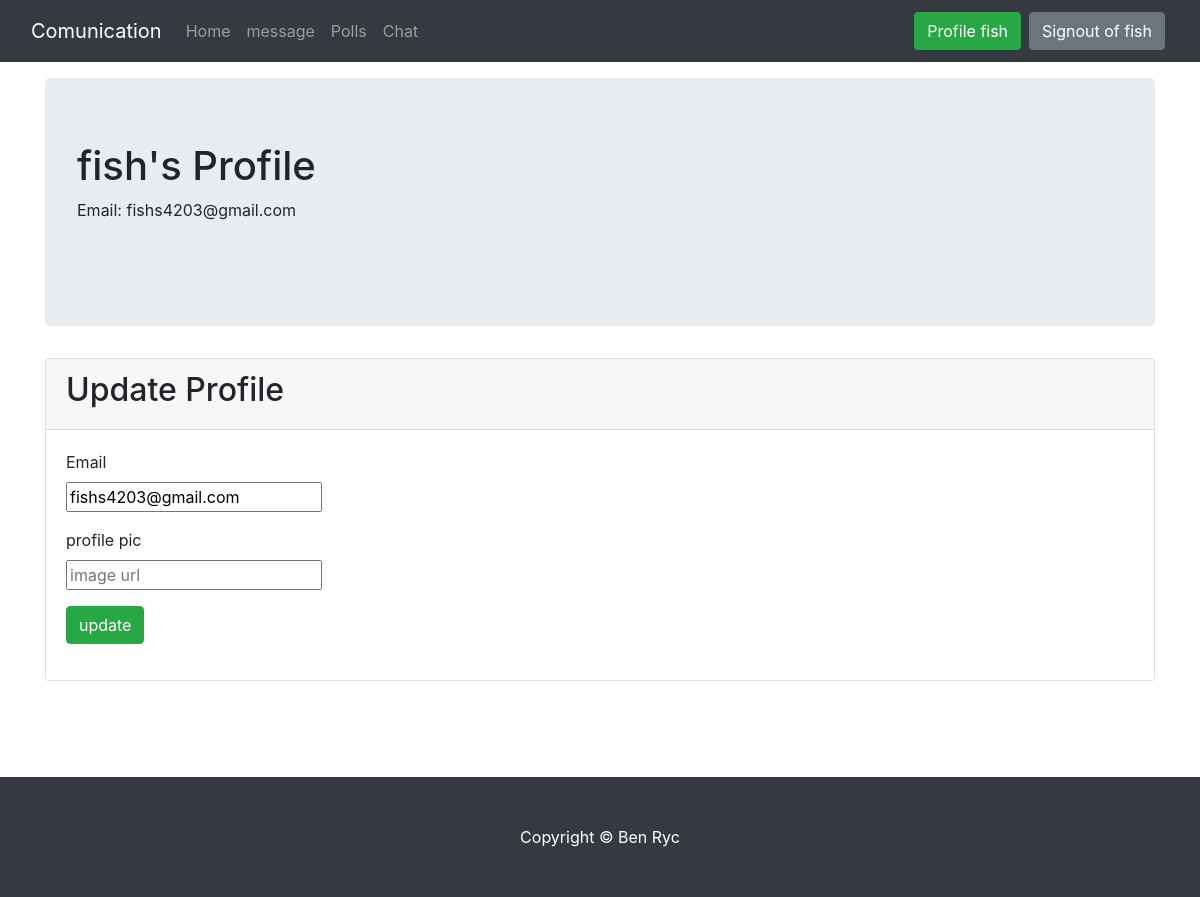
The app's page /profile (signed in) with its own data.
### home/models.py (models this page shows, shortened)
class UserProfile(models.Model):
    user = models.OneToOneField(User, on_delete=models.CASCADE)
    profile_picture = models.ImageField(upload_to='thumbpath', blank=True)
    phone_num = models.CharField(max_length=10, default='', blank=True)

### home/views.py (the view)
# urls.py: path('profile', views.profile, name='profile'),
def profile(request):
    try:
        profile = UserProfile.objects.get(user=request.user)
    except:
        profile = UserProfile(user=request.user)
        profile.save()
    context = {"additional_context": {'a': 'profile'}, 'profile': profile}
    return render(request, 'home/profile.html', context)

### home/templates/home/profile.html (shortened to what this page needs)
{% extends 'base.html' %}
{% block content %}
  <div class="container">
    <div class="jumbotron">
      <h1>{{ profile.user }}'s Profile</h1>
      <p>Email: {{ profile.user.email }}</p>
      <br>
    </div>
    <div class="card">
      <div class="card-header">
        <h2>Update Profile</h2>
      </div>
      <div class="card-body">
        <form class="update" action="{% url 'home:update_profile' %}" method="post">
          <div class="form-group">
            <label for="email">Email</label><br>
            <input type="text" name="email" id="email" value="{{ profile.user.email }}"><br>
          </div>
          <div class="form-group">
            <label for="profile_picture">profile pic</label><br>
            <input type="text" name="profile_picture" id="profile_picture" placeholder="image url"><br>
          </div>
          <input class='btn btn-success' type="submit" value="update">
        </form>
      </div>
    </div>
    <br>
  </div>
{% endblock %}

### common-static/templates/base.html (shortened to what this page needs)
{% load static %}
<link rel="stylesheet" type="text/css" href="{% static 'polls/style.css' %}">
<link rel="stylesheet" href="https://stackpath.bootstrapcdn.com/bootstrap/4.4.1/css/bootstrap.min.css">
<head>
</head>
<body class="">
  <nav class="navbar navbar-expand-md navbar-dark bg-dark mb-3">
    <div class="container-fluid">
        <a href="#" class="navbar-brand mr-3">Comunication</a>
        <div class="collapse navbar-collapse" id="navbarCollapse">
            <div class="navbar-nav">
              <a href="{% url 'home:homePage' %}" class="nav-item nav-link {% if additional_context.a == 'home' %} active {% endif %}">Home</a>
              <a href="{% url 'message:index' %}" class="nav-item nav-link {% if additional_context.a == 'posts' %} active {% endif %}">message</a>
              <a href="{% url 'polls:index' %}" class="nav-item nav-link {% if additional_context.a == 'polling' %} active {% endif %}">Polls</a>
              <a href="{% url 'chat:index' %}" class="nav-item nav-link {% if additional_context.a == 'chat' %} active {% endif %}">Chat</a>
            </div>
            <div class="navbar-nav ml-auto ">
              {% if request.user.is_authenticated %}
                <a href="{% url 'home:profile' %}" class="nav-item btn btn-success m-1">Profile {{ request.user }}</a>
                <a href="{% url 'home:signout' %}" class="nav-item btn btn-secondary m-1">Signout of {{ request.user }}</a>
              {% else %}
              <div class="m-1">
                <a class="btn btn-success " href="{% url 'home:signin' %}">Signin</a>
                <a class="btn btn-secondary" href="{% url 'home:new_account' %}">Create Acount</a>
              </div>
              {% endif %}
            </div>
        </div>
    </div>
  </nav>
  {% block content %}{% endblock %}
  <br><br><br>
  <footer class="py-5 bg-dark">
    <div class="container">
      <p class="m-0 text-center text-white">Copyright &copy; Ben Ryc</p>
    </div>
  </footer>
</body>

### records on screen
UserProfile: user "fish", user.email "fishs4203@gmail.com", email "fishs4203@gmail.com"

### other values on screen
{{ request.user }} "fish"
